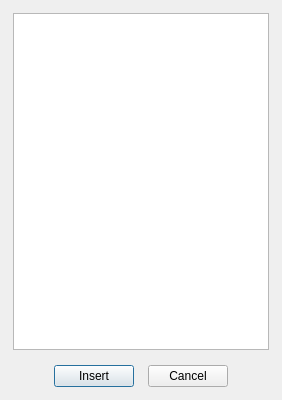
<?xml version="1.0" encoding="UTF-8"?>
<ui version="4.0">
 <class>Dialog_Symbols</class>
 <widget class="QDialog" name="Dialog_Symbols">
  <property name="windowModality">
   <enum>Qt::NonModal</enum>
  </property>
  <property name="geometry">
   <rect>
    <x>0</x>
    <y>0</y>
    <width>282</width>
    <height>400</height>
   </rect>
  </property>
  <property name="minimumSize">
   <size>
    <width>0</width>
    <height>400</height>
   </size>
  </property>
  <property name="windowTitle">
   <string>Insert Symbol</string>
  </property>
  <property name="modal">
   <bool>false</bool>
  </property>
  <layout class="QGridLayout" name="gridLayout">
   <property name="leftMargin">
    <number>13</number>
   </property>
   <property name="topMargin">
    <number>13</number>
   </property>
   <property name="rightMargin">
    <number>13</number>
   </property>
   <item row="3" column="0" colspan="2">
    <layout class="QHBoxLayout" name="horizontalLayout_101">
     <item>
      <spacer name="horizontalSpacer_101">
       <property name="orientation">
        <enum>Qt::Horizontal</enum>
       </property>
       <property name="sizeHint" stdset="0">
        <size>
         <width>8</width>
         <height>20</height>
        </size>
       </property>
      </spacer>
     </item>
     <item>
      <widget class="QPushButton" name="insert_PB">
       <property name="text">
        <string>Insert</string>
       </property>
      </widget>
     </item>
     <item>
      <spacer name="horizontalSpacer_102">
       <property name="orientation">
        <enum>Qt::Horizontal</enum>
       </property>
       <property name="sizeType">
        <enum>QSizePolicy::Fixed</enum>
       </property>
       <property name="sizeHint" stdset="0">
        <size>
         <width>8</width>
         <height>25</height>
        </size>
       </property>
      </spacer>
     </item>
     <item>
      <widget class="QPushButton" name="cancel_PB">
       <property name="text">
        <string>Cancel</string>
       </property>
      </widget>
     </item>
     <item>
      <spacer name="horizontalSpacer_103">
       <property name="orientation">
        <enum>Qt::Horizontal</enum>
       </property>
       <property name="sizeHint" stdset="0">
        <size>
         <width>8</width>
         <height>20</height>
        </size>
       </property>
      </spacer>
     </item>
    </layout>
   </item>
   <item row="0" column="0" colspan="2">
    <widget class="QListView" name="sampleList">
     <property name="font">
      <font>
       <family>Verdana</family>
       <pointsize>16</pointsize>
       <weight>50</weight>
       <bold>false</bold>
      </font>
     </property>
    </widget>
   </item>
   <item row="2" column="0" colspan="2">
    <spacer name="verticalSpacer_3">
     <property name="orientation">
      <enum>Qt::Vertical</enum>
     </property>
     <property name="sizeType">
      <enum>QSizePolicy::Fixed</enum>
     </property>
     <property name="sizeHint" stdset="0">
      <size>
       <width>20</width>
       <height>8</height>
      </size>
     </property>
    </spacer>
   </item>
  </layout>
 </widget>
 <resources/>
 <connections/>
</ui>
